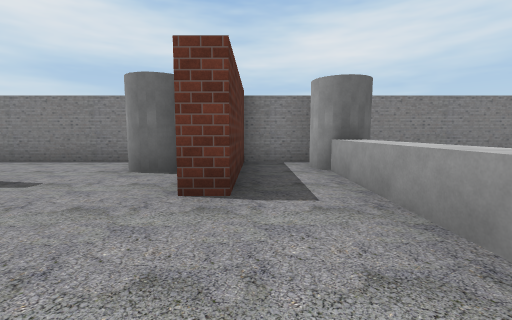
[1] (above)

24 first-person views from a walk through a world built for the Gazebo simulator. The camera is 1.2 m above the floor, tilts 6° down and sees 90° across. The floor is counted in squares, 2 m on a side. Each view is taken from the middle of a square. On the plan, view 1 faces up. The plan holds only what a view shows up to about 9 squares ahead; the rest is blank. Some stock models are drawn as simple stand-ins. Some surface patterns are stand-ins.

[2]
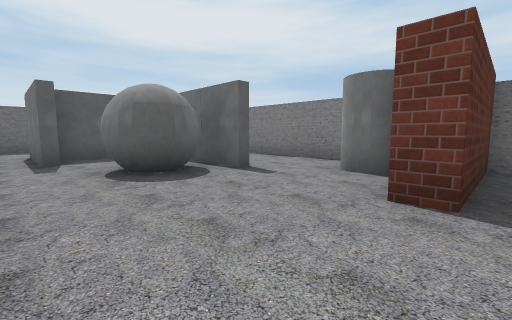

[3]
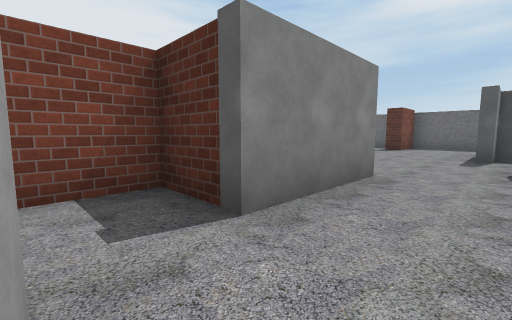

[4]
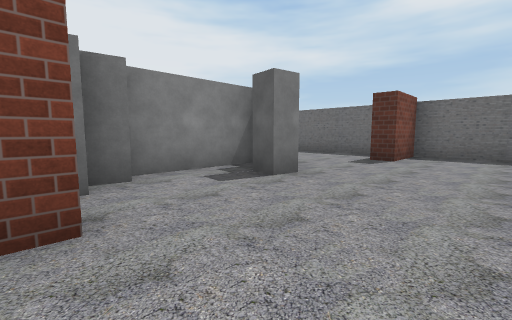

[5]
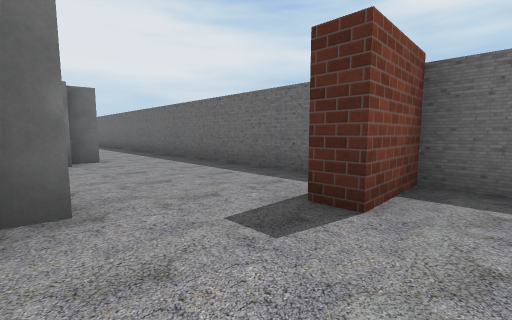

[6]
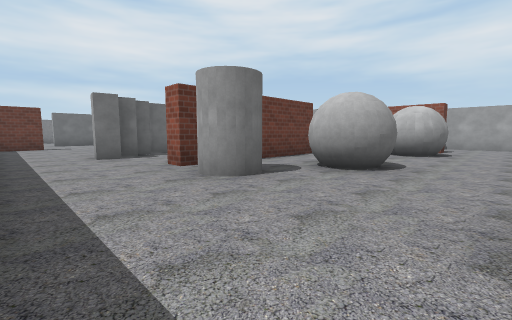

[7]
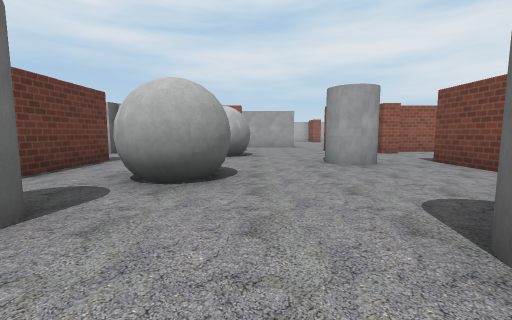

[8]
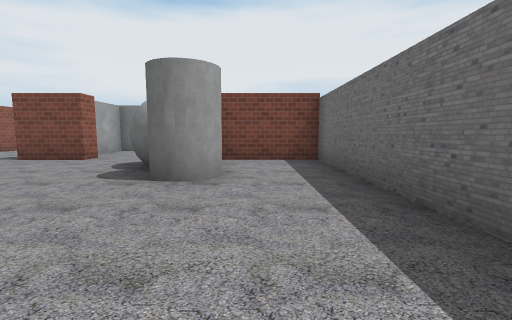

[9]
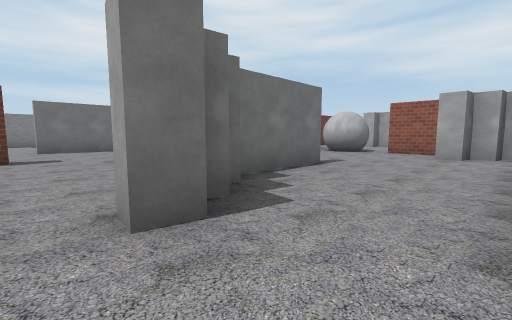

[10]
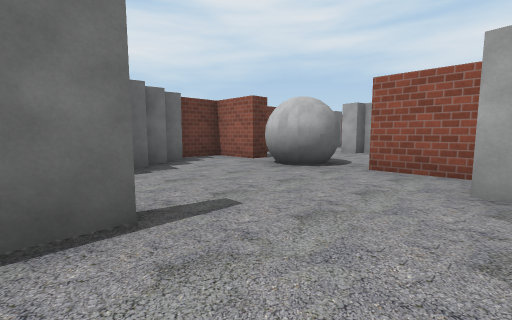

[11]
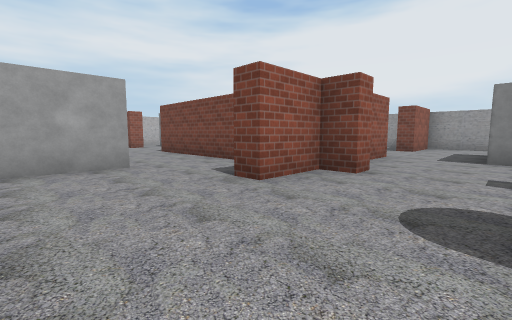

[12]
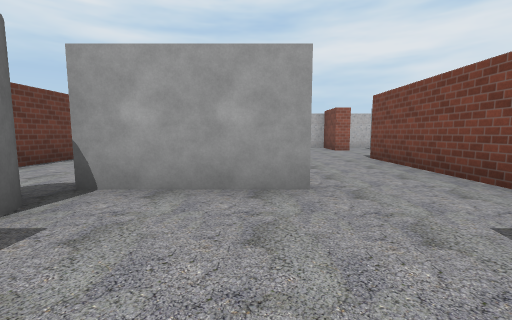

[13]
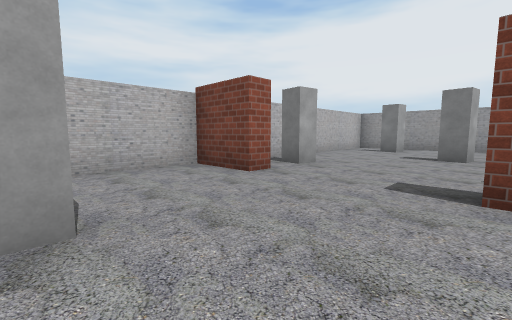

[14]
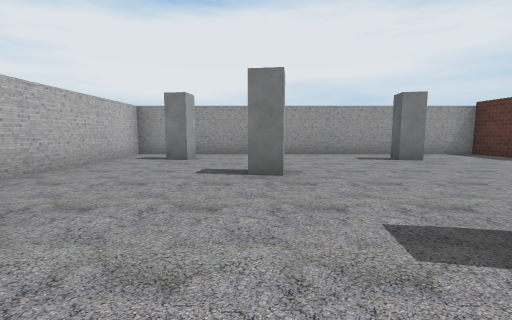

[15]
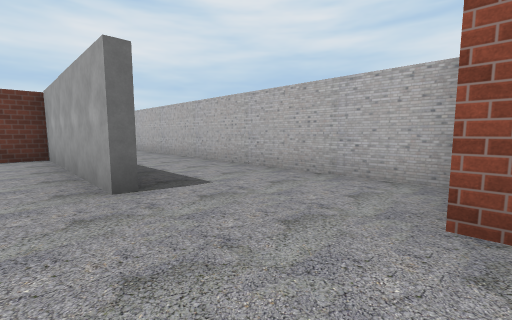

[16]
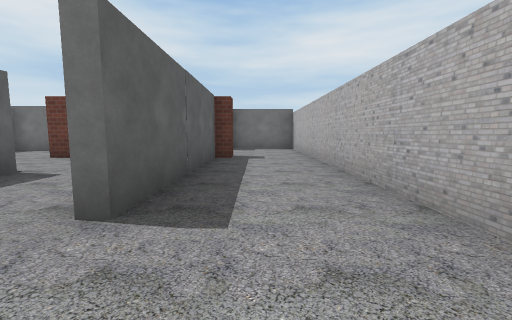

[17]
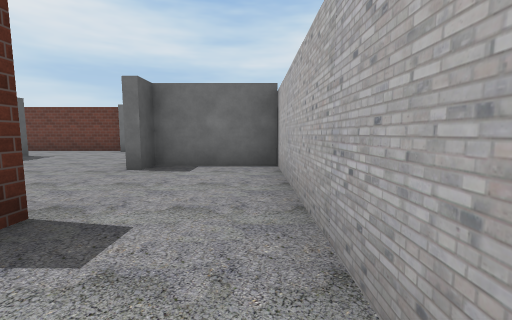

[18]
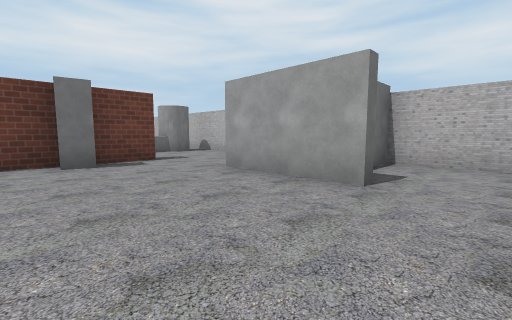

[19]
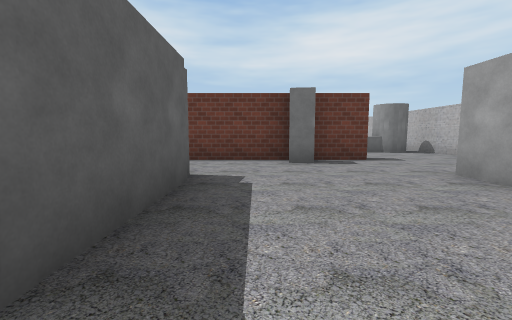

[20]
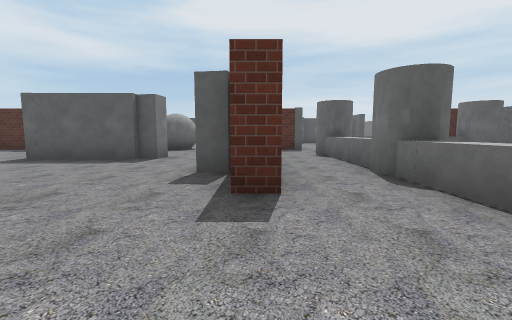

[21]
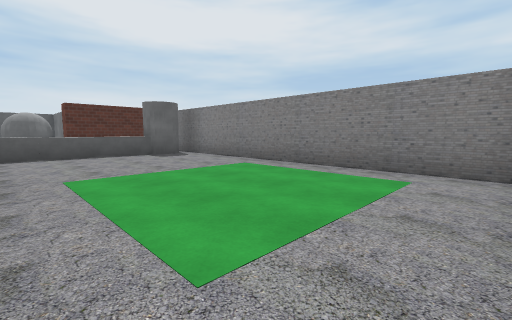

[22]
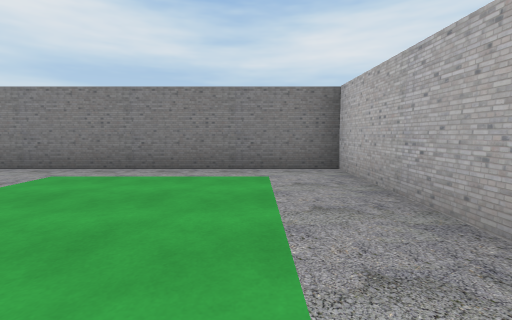

[23]
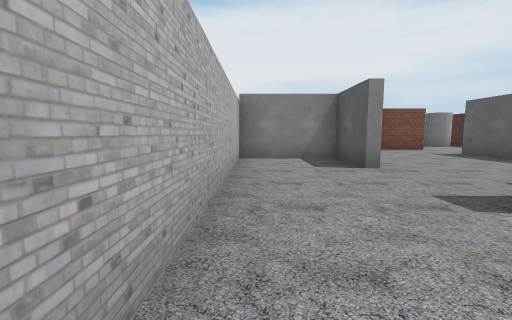

[24]
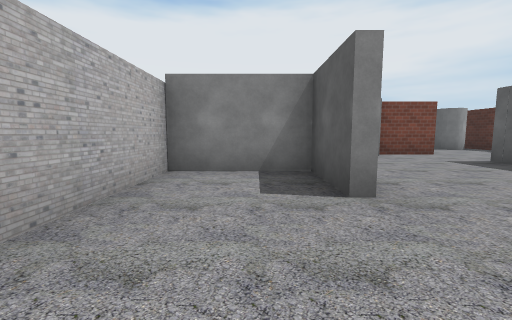

### Floor plan
Points are (right, up) in squares from view 1. A wall is a line through its corners. A room is listed if a view was taken in it or the views show most of it. See-through windows are left out.
Room 1 (views 1, 2, 3, 4, 5, 6, 7, 8, 9, 10, 11, 12, 13, 14, 15, 16, 17, 18, 19, 20, 21, 22, 23, 24)
walls: (1, -7.3) (-0.3, -7.3); (1.7, -14.6) (1.7, -12); (-4.4, -6.2) (-6.6, -6.2); (3.1, -4.8) (3.1, -7.4); (7, -9.8) (7, -14.4); (6.7, -6.9) (6.7, -4.3) (7.2, -4.3); (6.7, -14.4) (6.7, -9.8); (7, -4.3) (7, -6) (9.5, -6); (-6.8, -3.7) (-4.4, -3.7); (-2.8, -0.4) (-1.4, -0.4); (-3.1, -19.6) (-2.6, -19.6); (9.5, -6.2) (7, -6.2) (7, -6.9); (-4.5, -19.6) (-4.5, -18.3); (-10.4, -12.2) (-10.4, -16.5); (9.4, -16.6) (9.4, 5.4) (-0.2, 5.4); (-5.8, 0.5) (-8.4, 0.5); (-3.4, 2.9) (-5, 2.9); (-6.8, 1.9) (-6.8, 0.8) (-5.8, 0.8); (0.8, -24.4) (9.4, -24.4) (9.4, -18.9); (-2.5, -24.4) (-1.5, -24.4); (-10.4, 0.8) (-10.4, -10.5); (-2.6, 5.4) (-5.8, 5.4)
objects: brick block (-10, -17) to (-9, -17); brick block (-10, -2) to (-9, -2); brick block (-8, -17); grey ball (-8, -16) to (-7, -16); grey cylinder (-8, -15); grey cylinder (-8, -11) to (-7, -11); grey box (-8, -7); brick block (-7, -10); grey box (-7, -7); grey box (-7, -6); grey box (-7, -3); grey ball (-6, -12) to (-5, -12); brick block (-6, -10) to (-5, -10); grey box (-6, -3); brick block (-5, -17) to (-4, -17); grey ball (-5, 1) to (-4, 2); grey cylinder (-4, -15); brick block (-4, -10); grey box (-4, -4); grey box (-4, -3); grey box (-3, -3); brick block (-3, -2); grey ball (-2, -12); grey box (-2, -8); grey box (-2, -2); grey cylinder (-2, 4) to (-1, 4); brick block (-1, -17) to (0, -17); grey box (-1, -9); grey ball (-1, -5) to (0, -5); brick block (-1, -2); brick block (-1, -1) to (0, -1); brick block (0, -24); brick block (0, -23); brick block (0, -20) to (0, -19); brick block (0, -18); brick block (0, -16); grey cylinder (0, -12) to (1, -12); other object (0, -11) to (0, -10); brick block (0, -8); brick block (0, -3); brick block (0, -2) to (1, -2); brick block (0, 3); brick block (0, 4) to (0, 5); grey cylinder (1, 0) to (2, 1); grey cylinder (1, 4) to (2, 5); brick block (2, -17); brick block (2, -2); grey box (2, 2); grey box (2, 3); grey box (3, -23); brick block (3, -17); brick block (3, -10) to (4, -10); grey box (3, -4); brick block (3, -2); grey box (3, 0); brick block (4, -17) to (5, -17); brick block (4, -2) to (5, -2); grey box (4, 0) to (5, 0); brick block (5, -10); other object (5, -9); grey box (5, -3); grey box (6, -21); brick block (6, -10); brick block (6, -2); grey cylinder (6, 0); grey box (7, 0); grey box (8, -23); grey box (8, -19) to (8, -18); brick block (8, -17) to (9, -17); grey cylinder (8, 0)

Where each view was taken, in squares from view 1:
view 1: 0 up, 0 right, facing up
view 2: 0 up, 0 right, facing up-left
view 3: 1 up, 1 right, facing down-left
view 4: 0 up, 3 left, facing down-left
view 5: 1 down, 7 left, facing down-left
view 6: 14 down, 10 left, facing up-right
view 7: 13 down, 9 left, facing right
view 8: 11 down, 9 left, facing down
view 9: 9 down, 9 left, facing up-right
view 10: 8 down, 5 left, facing up-right
view 11: 13 down, 3 left, facing down-right
view 12: 14 down, 1 left, facing right
view 13: 14 down, 5 right, facing down-right
view 14: 17 down, 6 right, facing down
view 15: 17 down, 6 right, facing up-right
view 16: 16 down, 8 right, facing up
view 17: 11 down, 9 right, facing up
view 18: 8 down, 4 right, facing up-right
view 19: 8 down, 4 right, facing up
view 20: 2 down, 9 right, facing left
view 21: 1 up, 9 right, facing up-left
view 22: 1 up, 8 right, facing up
view 23: 0 up, 9 right, facing down
view 24: 2 down, 8 right, facing down
